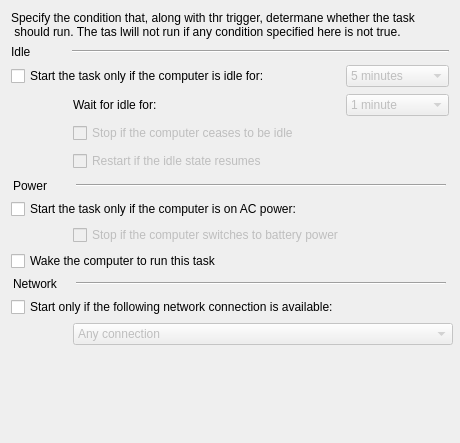
<?xml version="1.0" encoding="UTF-8"?>
<ui version="4.0">
 <class>ScheduleConditionsWin7Widget</class>
 <widget class="QWidget" name="ScheduleConditionsWin7Widget">
  <property name="geometry">
   <rect>
    <x>0</x>
    <y>0</y>
    <width>460</width>
    <height>443</height>
   </rect>
  </property>
  <property name="sizePolicy">
   <sizepolicy hsizetype="Fixed" vsizetype="Fixed">
    <horstretch>0</horstretch>
    <verstretch>0</verstretch>
   </sizepolicy>
  </property>
  <property name="minimumSize">
   <size>
    <width>460</width>
    <height>443</height>
   </size>
  </property>
  <property name="maximumSize">
   <size>
    <width>486</width>
    <height>443</height>
   </size>
  </property>
  <property name="windowTitle">
   <string>Form</string>
  </property>
  <layout class="QGridLayout" name="gridLayout">
   <item row="3" column="2">
    <widget class="QComboBox" name="waitComboBox">
     <property name="enabled">
      <bool>false</bool>
     </property>
     <property name="currentIndex">
      <number>1</number>
     </property>
     <item>
      <property name="text">
       <string>Do not wait</string>
      </property>
     </item>
     <item>
      <property name="text">
       <string>1 minute</string>
      </property>
     </item>
     <item>
      <property name="text">
       <string>5 minutes</string>
      </property>
     </item>
     <item>
      <property name="text">
       <string>10 minutes</string>
      </property>
     </item>
     <item>
      <property name="text">
       <string>15 minutes</string>
      </property>
     </item>
     <item>
      <property name="text">
       <string>30 minutes</string>
      </property>
     </item>
     <item>
      <property name="text">
       <string>1 hour</string>
      </property>
     </item>
     <item>
      <property name="text">
       <string>2 hours</string>
      </property>
     </item>
    </widget>
   </item>
   <item row="4" column="1">
    <widget class="QCheckBox" name="idlestopCheckBox">
     <property name="enabled">
      <bool>false</bool>
     </property>
     <property name="text">
      <string>Stop if the computer ceases to be idle</string>
     </property>
    </widget>
   </item>
   <item row="8" column="1">
    <widget class="QCheckBox" name="powerstopCheckBox">
     <property name="enabled">
      <bool>false</bool>
     </property>
     <property name="text">
      <string>Stop if the computer switches to battery power</string>
     </property>
    </widget>
   </item>
   <item row="1" column="0" colspan="3">
    <layout class="QHBoxLayout" name="horizontalLayout_3">
     <item>
      <widget class="QLabel" name="idleLabel">
       <property name="sizePolicy">
        <sizepolicy hsizetype="Fixed" vsizetype="Preferred">
         <horstretch>0</horstretch>
         <verstretch>0</verstretch>
        </sizepolicy>
       </property>
       <property name="minimumSize">
        <size>
         <width>55</width>
         <height>0</height>
        </size>
       </property>
       <property name="text">
        <string>Idle</string>
       </property>
       <property name="buddy">
        <cstring>idlestartCheckBox</cstring>
       </property>
      </widget>
     </item>
     <item>
      <widget class="Line" name="line">
       <property name="sizePolicy">
        <sizepolicy hsizetype="Fixed" vsizetype="Fixed">
         <horstretch>0</horstretch>
         <verstretch>0</verstretch>
        </sizepolicy>
       </property>
       <property name="minimumSize">
        <size>
         <width>370</width>
         <height>0</height>
        </size>
       </property>
       <property name="maximumSize">
        <size>
         <width>431</width>
         <height>16777215</height>
        </size>
       </property>
       <property name="orientation">
        <enum>Qt::Horizontal</enum>
       </property>
      </widget>
     </item>
    </layout>
   </item>
   <item row="3" column="1">
    <widget class="QLabel" name="waitLabel">
     <property name="text">
      <string>Wait for idle for:</string>
     </property>
     <property name="buddy">
      <cstring>waitComboBox</cstring>
     </property>
    </widget>
   </item>
   <item row="7" column="0" colspan="2">
    <widget class="QCheckBox" name="powerstartCheckBox">
     <property name="text">
      <string>Start the task only if the computer is on AC power:</string>
     </property>
    </widget>
   </item>
   <item row="2" column="0" colspan="2">
    <widget class="QCheckBox" name="idlestartCheckBox">
     <property name="text">
      <string>Start the task only if the computer is idle for:</string>
     </property>
    </widget>
   </item>
   <item row="2" column="2">
    <widget class="QComboBox" name="idleStartComboBox">
     <property name="enabled">
      <bool>false</bool>
     </property>
     <property name="currentIndex">
      <number>1</number>
     </property>
     <item>
      <property name="text">
       <string>1 minute</string>
      </property>
     </item>
     <item>
      <property name="text">
       <string>5 minutes</string>
      </property>
     </item>
     <item>
      <property name="text">
       <string>10 minutes</string>
      </property>
     </item>
     <item>
      <property name="text">
       <string>15 minutes</string>
      </property>
     </item>
     <item>
      <property name="text">
       <string>30 minutes</string>
      </property>
     </item>
     <item>
      <property name="text">
       <string>1 hour</string>
      </property>
     </item>
    </widget>
   </item>
   <item row="10" column="0" colspan="3">
    <layout class="QHBoxLayout" name="horizontalLayout">
     <item>
      <widget class="QLabel" name="networkLabel">
       <property name="sizePolicy">
        <sizepolicy hsizetype="Fixed" vsizetype="Preferred">
         <horstretch>0</horstretch>
         <verstretch>0</verstretch>
        </sizepolicy>
       </property>
       <property name="minimumSize">
        <size>
         <width>55</width>
         <height>0</height>
        </size>
       </property>
       <property name="text">
        <string>Network</string>
       </property>
       <property name="buddy">
        <cstring>networkstartCheckBox</cstring>
       </property>
      </widget>
     </item>
     <item>
      <widget class="Line" name="line_3">
       <property name="sizePolicy">
        <sizepolicy hsizetype="Fixed" vsizetype="Fixed">
         <horstretch>0</horstretch>
         <verstretch>0</verstretch>
        </sizepolicy>
       </property>
       <property name="minimumSize">
        <size>
         <width>370</width>
         <height>0</height>
        </size>
       </property>
       <property name="orientation">
        <enum>Qt::Horizontal</enum>
       </property>
      </widget>
     </item>
    </layout>
   </item>
   <item row="11" column="0" colspan="2">
    <widget class="QCheckBox" name="networkstartCheckBox">
     <property name="text">
      <string>Start only if the following network connection is available:</string>
     </property>
    </widget>
   </item>
   <item row="3" column="0" rowspan="3">
    <spacer name="horizontalSpacer_2">
     <property name="orientation">
      <enum>Qt::Horizontal</enum>
     </property>
     <property name="sizeType">
      <enum>QSizePolicy::Fixed</enum>
     </property>
     <property name="sizeHint" stdset="0">
      <size>
       <width>17</width>
       <height>80</height>
      </size>
     </property>
    </spacer>
   </item>
   <item row="6" column="0" colspan="3">
    <layout class="QHBoxLayout" name="horizontalLayout_2">
     <item>
      <widget class="QLabel" name="powerLabel">
       <property name="sizePolicy">
        <sizepolicy hsizetype="Fixed" vsizetype="Preferred">
         <horstretch>0</horstretch>
         <verstretch>0</verstretch>
        </sizepolicy>
       </property>
       <property name="minimumSize">
        <size>
         <width>55</width>
         <height>0</height>
        </size>
       </property>
       <property name="text">
        <string>Power</string>
       </property>
       <property name="buddy">
        <cstring>powerstartCheckBox</cstring>
       </property>
      </widget>
     </item>
     <item>
      <widget class="Line" name="line_2">
       <property name="sizePolicy">
        <sizepolicy hsizetype="Fixed" vsizetype="Fixed">
         <horstretch>0</horstretch>
         <verstretch>0</verstretch>
        </sizepolicy>
       </property>
       <property name="minimumSize">
        <size>
         <width>370</width>
         <height>0</height>
        </size>
       </property>
       <property name="orientation">
        <enum>Qt::Horizontal</enum>
       </property>
      </widget>
     </item>
    </layout>
   </item>
   <item row="5" column="1">
    <widget class="QCheckBox" name="idlerestartCheckBox">
     <property name="enabled">
      <bool>false</bool>
     </property>
     <property name="sizePolicy">
      <sizepolicy hsizetype="Fixed" vsizetype="Fixed">
       <horstretch>0</horstretch>
       <verstretch>0</verstretch>
      </sizepolicy>
     </property>
     <property name="minimumSize">
      <size>
       <width>197</width>
       <height>0</height>
      </size>
     </property>
     <property name="maximumSize">
      <size>
       <width>197</width>
       <height>16777215</height>
      </size>
     </property>
     <property name="text">
      <string>Restart if the idle state resumes</string>
     </property>
    </widget>
   </item>
   <item row="0" column="0" colspan="3">
    <widget class="QLabel" name="conditionLabel">
     <property name="sizePolicy">
      <sizepolicy hsizetype="Fixed" vsizetype="Preferred">
       <horstretch>92</horstretch>
       <verstretch>0</verstretch>
      </sizepolicy>
     </property>
     <property name="minimumSize">
      <size>
       <width>92</width>
       <height>0</height>
      </size>
     </property>
     <property name="text">
      <string>Specify the condition that, along with thr trigger, determane whether the task 
 should run. The tas lwill not run if any condition specified here is not true.</string>
     </property>
    </widget>
   </item>
   <item row="13" column="0" colspan="3">
    <spacer name="verticalSpacer">
     <property name="orientation">
      <enum>Qt::Vertical</enum>
     </property>
     <property name="sizeHint" stdset="0">
      <size>
       <width>428</width>
       <height>41</height>
      </size>
     </property>
    </spacer>
   </item>
   <item row="9" column="0" colspan="2">
    <widget class="QCheckBox" name="powerwakeCheckBox">
     <property name="text">
      <string>Wake the computer to run this task</string>
     </property>
    </widget>
   </item>
   <item row="12" column="1" colspan="2">
    <widget class="QComboBox" name="networkComboBox">
     <property name="enabled">
      <bool>false</bool>
     </property>
     <property name="sizePolicy">
      <sizepolicy hsizetype="Fixed" vsizetype="Fixed">
       <horstretch>0</horstretch>
       <verstretch>0</verstretch>
      </sizepolicy>
     </property>
     <property name="minimumSize">
      <size>
       <width>380</width>
       <height>0</height>
      </size>
     </property>
     <property name="maximumSize">
      <size>
       <width>380</width>
       <height>16777215</height>
      </size>
     </property>
     <property name="layoutDirection">
      <enum>Qt::LeftToRight</enum>
     </property>
     <property name="currentText">
      <string>Any connection</string>
     </property>
     <item>
      <property name="text">
       <string>Any connection</string>
      </property>
     </item>
    </widget>
   </item>
  </layout>
 </widget>
 <tabstops>
  <tabstop>idlestartCheckBox</tabstop>
  <tabstop>idleStartComboBox</tabstop>
  <tabstop>waitComboBox</tabstop>
  <tabstop>idlestopCheckBox</tabstop>
  <tabstop>idlerestartCheckBox</tabstop>
  <tabstop>powerstartCheckBox</tabstop>
  <tabstop>powerstopCheckBox</tabstop>
  <tabstop>powerwakeCheckBox</tabstop>
  <tabstop>networkstartCheckBox</tabstop>
  <tabstop>networkComboBox</tabstop>
 </tabstops>
 <resources/>
 <connections>
  <connection>
   <sender>idlestartCheckBox</sender>
   <signal>toggled(bool)</signal>
   <receiver>idleStartComboBox</receiver>
   <slot>setEnabled(bool)</slot>
   <hints>
    <hint type="sourcelabel">
     <x>168</x>
     <y>85</y>
    </hint>
    <hint type="destinationlabel">
     <x>392</x>
     <y>85</y>
    </hint>
   </hints>
  </connection>
  <connection>
   <sender>idlestartCheckBox</sender>
   <signal>toggled(bool)</signal>
   <receiver>waitComboBox</receiver>
   <slot>setEnabled(bool)</slot>
   <hints>
    <hint type="sourcelabel">
     <x>168</x>
     <y>85</y>
    </hint>
    <hint type="destinationlabel">
     <x>392</x>
     <y>116</y>
    </hint>
   </hints>
  </connection>
  <connection>
   <sender>idlestartCheckBox</sender>
   <signal>toggled(bool)</signal>
   <receiver>idlestopCheckBox</receiver>
   <slot>setEnabled(bool)</slot>
   <hints>
    <hint type="sourcelabel">
     <x>168</x>
     <y>85</y>
    </hint>
    <hint type="destinationlabel">
     <x>191</x>
     <y>146</y>
    </hint>
   </hints>
  </connection>
  <connection>
   <sender>idlestopCheckBox</sender>
   <signal>toggled(bool)</signal>
   <receiver>idlerestartCheckBox</receiver>
   <slot>setEnabled(bool)</slot>
   <hints>
    <hint type="sourcelabel">
     <x>191</x>
     <y>146</y>
    </hint>
    <hint type="destinationlabel">
     <x>153</x>
     <y>175</y>
    </hint>
   </hints>
  </connection>
  <connection>
   <sender>powerstartCheckBox</sender>
   <signal>toggled(bool)</signal>
   <receiver>powerstopCheckBox</receiver>
   <slot>setEnabled(bool)</slot>
   <hints>
    <hint type="sourcelabel">
     <x>168</x>
     <y>229</y>
    </hint>
    <hint type="destinationlabel">
     <x>191</x>
     <y>258</y>
    </hint>
   </hints>
  </connection>
  <connection>
   <sender>networkstartCheckBox</sender>
   <signal>toggled(bool)</signal>
   <receiver>networkComboBox</receiver>
   <slot>setEnabled(bool)</slot>
   <hints>
    <hint type="sourcelabel">
     <x>168</x>
     <y>341</y>
    </hint>
    <hint type="destinationlabel">
     <x>252</x>
     <y>371</y>
    </hint>
   </hints>
  </connection>
 </connections>
</ui>
